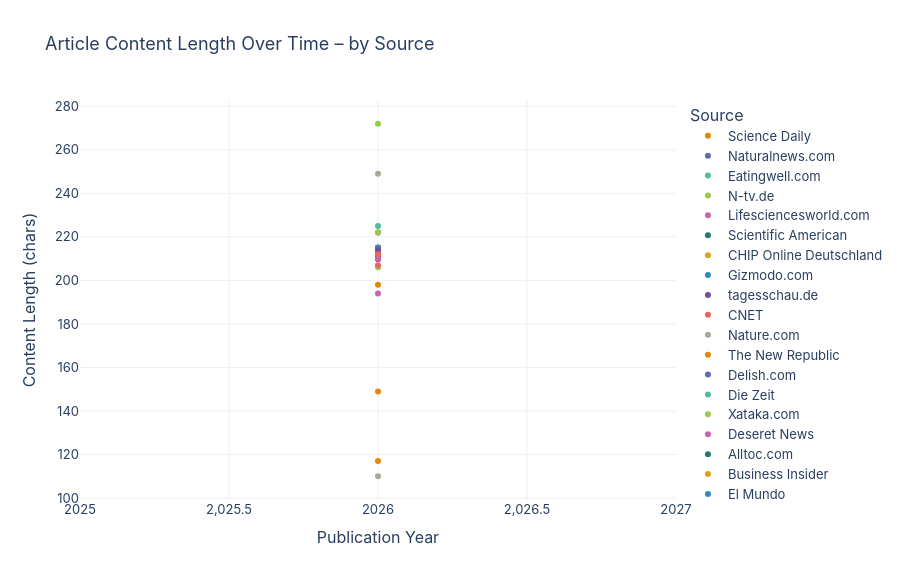

Write notebook code for a chart like this one.
### Markdown cell above
### Interactive Scatter – Budget vs Revenue

### Code cell
data = df.copy()
data['author'] = data['author'].fillna('Unknown')

fig = px.scatter(
    data,
    x='published_year',
    y='content_length',
    color='source_name',
    hover_name='title',
    hover_data={
        'author': True,
        'source_name': True,
        'published_year': True,
        'content_length': True,
    },
    labels={
        'published_year': 'Publication Year',
        'content_length': 'Content Length (chars)',
        'source_name': 'Source',
    },
    title='Article Content Length Over Time – by Source',
    template='plotly_white',
    color_discrete_sequence=px.colors.qualitative.Vivid,
)
fig.update_layout(legend_title='Source', font=dict(family='Inter', size=13), height=580)

html_path = INTERACTIVE_DIR / 'content_length_scatter_interactive.html'
fig.write_html(str(html_path))
fig.show()
print(f'Saved → {html_path}')
